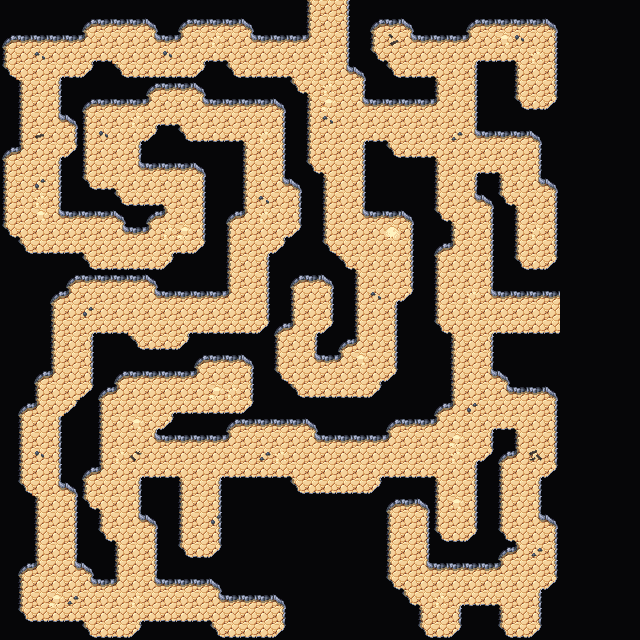

This is a level from a 2D game, rendered from its Tiled map with the project's own tilesets. A one-line summary and the map file follow, with tile-layer data summarised:
An orthogonal 40x40 tile map with 16x16 px tiles, 4 tile layers (Collision, Background, Walls, Clutter), 2 tilesets and 2 objects.

<map version="1.5" tiledversion="1.7.2" orientation="orthogonal" renderorder="right-down" width="40" height="40" tilewidth="16" tileheight="16" infinite="0" nextlayerid="7" nextobjectid="62">
 <editorsettings>
  <export target="wastetown..tmx" format="tmx" />
 </editorsettings>
 <tileset firstgid="1" source="../../../tileset/main.tsx" />
 <tileset firstgid="3477" source="../../../tileset/buildings.tsx" />
 <layer id="6" name="Collision" width="40" height="40">
  <data>[1600 cells, 0 non-empty, 0 distinct tile ids]</data>
 </layer>
 <layer id="1" name="Background" width="40" height="40">
  <data>[1600 cells, 1600 non-empty, 1 distinct tile ids]</data>
 </layer>
 <layer id="2" name="Walls" width="40" height="40">
  <data>[1600 cells, 1253 non-empty, 18 distinct tile ids]</data>
 </layer>
 <layer id="3" name="Clutter" width="40" height="40">
  <properties>
   <property name="spriteLayer" type="bool" value="true" />
  </properties>
  <data>[1600 cells, 48 non-empty, 12 distinct tile ids]</data>
 </layer>
 <objectgroup id="4" name="Objects">
  <object id="60" template="../../../obj/door_left.tx" x="542" y="322">
   <properties>
    <property name="teleport" value="../common/maps/map/cave/cave_multilevel_4/cave_23F10.tmx" />
    <property name="teleportObjectId" value="59" />
   </properties>
  </object>
  <object id="61" template="../../../obj/door_down.tx" x="319.333" y="19.3333">
   <properties>
    <property name="teleport" value="../common/maps/map/cave/cave_multilevel_4/cave_23E9.tmx" />
    <property name="teleportObjectId" value="61" />
   </properties>
  </object>
 </objectgroup>
</map>
